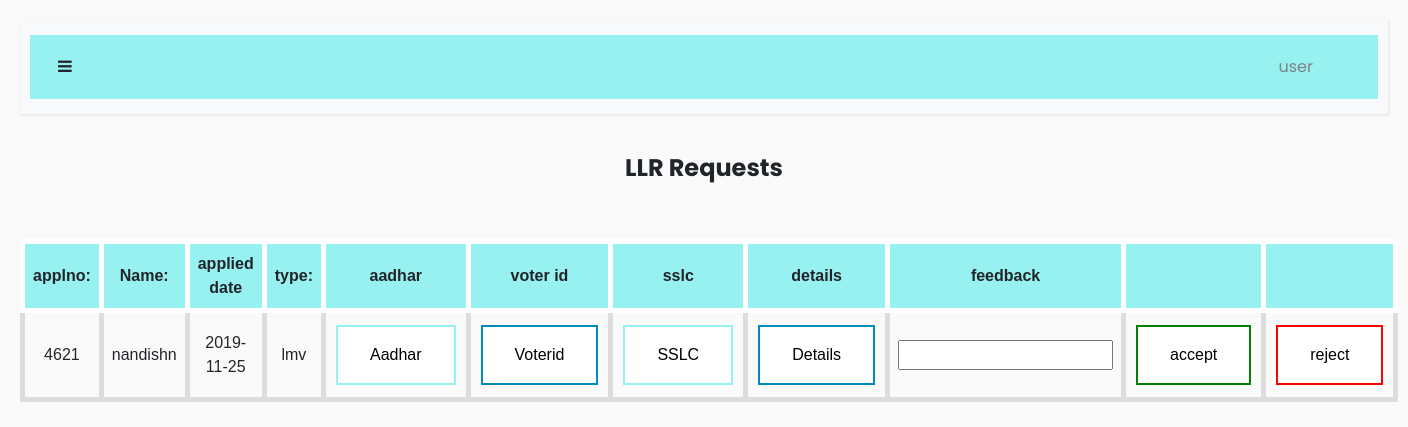
Page /adminllr (signed in) on the committed database.
### tables this page shows
CREATE TABLE "llr" (
	`applno`	INTEGER NOT NULL PRIMARY KEY AUTOINCREMENT,
	`firstname`	TEXT,
	`lastname`	TEXT,
	`fathername`	TEXT,
	`email`	TEXT,
	`address`	TEXT,
	`pincode`	INTEGER,
	`city`	TEXT,
	`district`	TEXT,
	`state`	TEXT,
	`country`	TEXT,
	`dob`	TEXT,
	`age`	INTEGER,
	`gender`	TEXT,
	`phone`	INTEGER,
	`bloodgroup`	TEXT,
	`currentdate`	TEXT,
	`expirydate`	TEXT,
	`status`	TEXT,
	`type`	TEXT,
	`rto`	TEXT,
	`feedback`	TEXT,
	`llrno`	TEXT,
	`admindate`	TEXT
);

### login.py (the view)
@app.route('/adminllr',methods=['GET','POST'])
def adminllr():
    with sqlite3.connect('r.db') as con:
            cur=con.cursor()
            try:
                if(cur.execute("SELECT firstname,email,age,city,gender,currentdate,type,applno FROM llr WHERE status=?",("pending",))):
                    data=cur.fetchall()
                    return render_template('adminllr.html',data=data)
                else:
                    flash("no user requests","warning")
                    return render_template('empdashboard.html')
            except:
                flash("no user requests","warning")
                return render_template('empdashboard.html')

### templates/adminllr.html (shortened to what this page needs)
{% extends "layout.html" %}
{% block body %}
<center><h4><b>LLR Requests</b></h4><br><br>
{%if data%}
    <table>
        <tr>
            <th>applno:</th>
           <th>Name:</th>
            <th>applied date</th>
            <th>type:</th>
            <th>aadhar</th>
            <th>voter id</th>
            <th>sslc</th>
            <th>details</th>
            <th>feedback</th>
            <th> </th>
            <th> </th>
        </tr>
        {% for row in data %}
        <form method=post  action="/edit/{{ row[1] }}">
        <tr>
            <td>{{row[7]}}</td>
            <td>{{row[0]}}</td>
            <td>{{row[5]}}</td>
            <td>{{row[6]}}</td>
            <td><a href="/aadhar/{{ row[1] }}"><button type="button" class="button button1">Aadhar</button></a></td>
            <td><a href="/voterid/{{ row[1] }}"><button type="button" class="button button2">Voterid</button></a></td>
            <td><a href="/sslc/{{ row[1] }}"><button type="button" class="button button1">SSLC</button></a></td>
            <td><a href="/details/{{ row[1] }}"><button type="button" class="button button2">Details</button></a></td>
            <td><input type="text" name="feedback"></td>
            <td><input type="submit" name="action" class="button button3" value="accept"></td>
            <td><input type="submit" name="action" class="button button4" value="reject"></td>
        </tr>
    </form>
{% endfor %}
    </table>
{%else%}
<center>
    <br><br>
    <p> No Requests for LLR</p>
</center>
        {%endif%}
{% endblock%}

### templates/navbar.html (style rules this page uses)
body { font-family: 'Poppins', sans-serif; background: #fafafa; }
a, a:hover, a:focus { color: inherit; text-decoration: none; transition: all 0.3s; }

### templates/adminllr.html (style rules this page uses)
.button { background-color: rgb(151, 241, 241); border: none; color: white; padding: 16px 32px; text-align: center; text-decoration: none; display: inline-block; font-size: 16px; margin: 4px 2px; -webkit-transition-duration: 0.4s; transition-duration: 0.4s; cursor: pointer; }
.button1 { background-color: white; color: black; border: 2px solid rgb(151, 241, 241); }
table { font-family: arial, sans-serif; border-collapse: collapse; width: 100%; }
th { border: 5px solid white; text-align: center; background-color: rgb(151, 241, 241); padding: 8px; }
td { border: 5px solid #dddddd; text-align: center; padding: 8px; }

### templates/layout.html (style rules this page uses)
.button { background-color: rgb(151, 241, 241); border: none; color: white; padding: 16px 32px; text-align: center; text-decoration: none; display: inline-block; font-size: 16px; margin: 4px 2px; -webkit-transition-duration: 0.4s; transition-duration: 0.4s; cursor: pointer; }
.button1 { background-color: white; color: black; border: 2px solid rgb(151, 241, 241); }
.button2 { background-color: white; color: black; border: 2px solid #008CBA; }
.button3 { background-color: white; color: black; border: 2px solid green; }
.button4 { background-color: white; color: black; border: 2px solid red; }

### rows in the picture
llr: applno "4621", firstname "nandishn", currentdate "2019-11-25", type "lmv"

### other values in the picture
{{ session.get('logname') }} "user"
